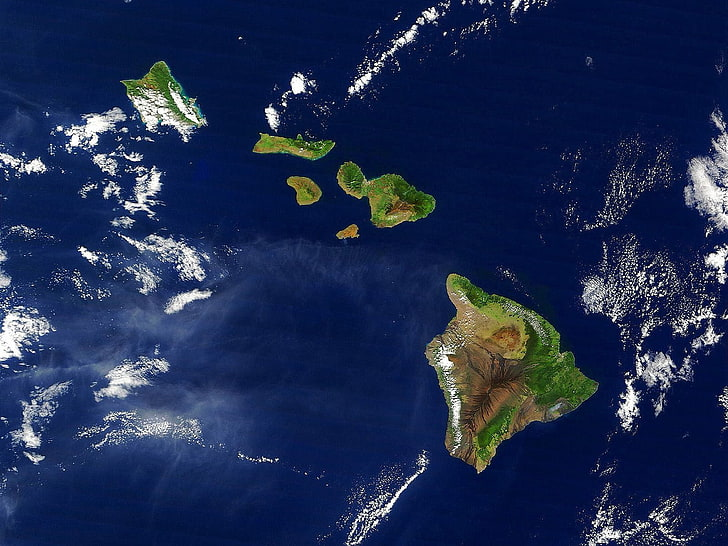
#> input picture PythonCourses/Data/hawaii_from_space.jpg, 728 x 546 px
$ jupyter execute --allow-errors 42_DataScience_SciPy.ipynb
#> lines starting #> are read from the running program, lines starting #| are printed output that depends on the picture; after the words box and inside, x2 and y2 are one past the last pixel; in counts of white or black regions, pixels touching at a corner belong together
### PythonCourses/tools.py
import os


def find_file(searched, path='.'):
    """
    Find a file at a given path

    args :
        - searched : str, searched file
        - path : str, base path, by default : '.'
    returns :
        - str, path to the searched file


    >>> find_file('diagnosis_covid19')
    '.\\Data\\diagnosis_covid19'
    """

    for root, dirs, files in os.walk(path):
        for file in files:
            if file.startswith(searched):
                return os.path.join(root, file)


# [7 lines left out: function pip_update_all, not called in this run]


# [2 lines that do not run on import are left out]

### PythonCourses/42_DataScience_SciPy.ipynb
Scipy<a id="top"></a>
===

**Sommaire**
- [1. Interpolation](#chap1scipy)
- [2. Optimize](#chap2scipy)
    - [2.1. Curve fit](#chap2-1scipy)
    - [2.2. Minimize](#chap2-2scipy)
- [3. Signal & FFT](#chap3scipy)
- [4. Images](#chap4scipy)
- [Exo : Image satellite](#exo1scipy)

[cell 1]
import numpy as np
import matplotlib.pyplot as plt
from tools import find_file

[Back to top](#top)

---

## 1. Interpolation<a id="chap1scipy"></a>

Comment gérer un trou dans des données, ou quand on a deux capteurs ne mesurant pas à la même vitesse ?

[cell 2]
from scipy.interpolate import interp1d

[cell 3]
x = np.linspace(0, 10, 5)
y = x**2

plt.plot(x, y)

[cell 4]
# On voit qu'il nous manque de la précision, on va donc interpoler.
# Il existe plusieurs type d'interpolation :
# - linear (fait une ligne entre les points)
# - quadratic
# - cubic

f = interp1d(x, y, kind='linear')

x_new = np.linspace(0, 10, 20)
y_new = f(x_new)

plt.scatter(x, y)
plt.scatter(x_new, y_new, c='r')

[cell 5]
# ATTENTION à ne pas trop interpoler et cacher une réalité :
x = np.linspace(0, 30, 10)
y = np.cos(x) + x/2

plt.plot(x, y)
#> figure, not shown here; curve peaks at x = 30, y = 15.15

[cell 6]
f = interp1d(x, y, kind='linear')

x_new = np.linspace(0, 30, 50)
y_new = f(x_new)

plt.scatter(x, y)
plt.scatter(x_new, y_new, c='r')

[cell 7]
# Alors que la réalité est plutot celle ci :
x = np.linspace(0, 30, 50)
y = np.cos(x) + x/2

plt.plot(x, y)
plt.scatter(x_new, y_new, c='r')
#> figure, not shown here; curve peaks at x = 30, y = 15.15

[Back to top](#top)

---

## 2. Optimize<a id="chap2scipy"></a>
### 2.1. Curve fit<a id="chap2-1scipy"></a>

On a un nuage de point, et on veut trouver une courbe la plus fidèle au nuage de points. Et oui, ça utilise les moindres carrés !

Créons un modèle :
$f(x) = a x^3 + b x^2 + c x + d$

[cell 8]
from scipy import optimize

[cell 9]
# on créé des data:
x = np.linspace(0, 2, 200)
y = (x**3)/3 - 2*(x**2)/3 + x/10 + 2 + np.random.randn(x.shape[0])/30

plt.scatter(x, y)

[cell 10]
# On sait que notre function est un polynome de degré 3 :
def f(x, a, b, c, d):
    return a * x**3 + b * x**2 + c * x + d

[cell 11]
# Maintenant on va tenter de trouver les paramètres :
params, covariance = optimize.curve_fit(f, x, y)
print(f"""
a :
    réel = 1/3
    trouvé = {params[0]}

b :
    réel = -2/3
    trouvé = {params[1]}

c :
    réel = 1/10
    trouvé = {params[2]}

d :
    réel = 2
    trouvé = {params[3]}
""")

[cell 12]
# Maintenant on test :
plt.scatter(x, y)
plt.plot(x, f(x, params[0], params[1], params[2], params[3]), c='r')
#> figure, not shown here; curve peaks at x = 2, y = 2.19

[Back to top](#top)

---

### 2.2. Minimize<a id="chap2-2scipy"></a>
Trouvons le minimum d'une fonction

[cell 13]
def f(x):
    return x**2/20 + np.sin(x)

x = np.linspace(-10, 10, 100)
plt.plot(x, f(x))
#> figure, not shown here; curve peaks at x = -10, y = 5.54

[cell 14]
# Il y a pleins de fonctions de minimization (c.f. la doc).
# Cependant, certaines tolèrent bien les minima locaux
# (ici en x=-7.5 par exemple), et parvienne à trouver le
# minimum global (ici x=-2 environ). D'autres n'y arrivent
# pas, comme la descente de gradient.
# testons !
optimize.minimize(f, x0=-9)  # x0 est le point de départ

[cell 15]
# x: array([-7.0688912]) aie... c'est un minimum local ça...
optimize.minimize(f, x0=0)  # Testons en 0

[cell 16]
# Mieux ! Mais on voit bien que l'algo n'est pas tolérent aux minima locaux !
x0 = 1.5
res = optimize.minimize(f, x0=x0).x

plt.plot(x, f(x))
plt.scatter(x0, f(x0), s=100, c='g', marker='+')
plt.scatter(res, f(res), s=100, c='r')
#> figure, not shown here; curve peaks at x = -10, y = 5.54

[cell 17]
# testons avec une autre fonction :
f = lambda x: np.sin(x[0]) + np.cos(x[0] + x[1]) * np.cos(x[0])

# On créé les datas
x = np.linspace(-np.pi, np.pi, 100)
y = np.linspace(-np.pi, np.pi, 100)

# On créé la grid
x, y = np.meshgrid(x, y)

plt.contour(x, y, f(np.array([x, y])), 20)

x0 = np.zeros((2, 1))
plt.scatter(x0[0], x0[1], marker='+', c='r', s=200)

#> (the rest of this cell did not finish here and is left out)

[cell 18]
# Et si on veut le max ?
# facile, on inverse la fonction !

f = lambda x: -(np.sin(x[0]) + np.cos(x[0] + x[1]) * np.cos(x[0]))

# On créé les datas
x = np.linspace(-np.pi, np.pi, 100)
y = np.linspace(-np.pi, np.pi, 100)

# On créé la grid
x, y = np.meshgrid(x, y)

plt.contour(x, y, f(np.array([x, y])), 20)

x0 = np.zeros((2, 1))
plt.scatter(x0[0], x0[1], marker='+', c='r', s=200)

#> (the rest of this cell did not finish here and is left out)

[Back to top](#top)

---

## 3. Signal & FFT<a id="chap3scipy"></a>

signal.processing

signal.fftpack : transfo de fourrier

[cell 19]
from scipy import signal

[cell 20]
# on créé des data
x = np.linspace(0, 20, 100)
y = x + 4*np.sin(x) + np.random.randn(x.shape[0])

plt.plot(x, y)
#> figure, not shown here; curve peaks at x = 20, y = 24.02

[cell 21]
# on supprime l'évolution linéaire pour ne garder que le cycle
new_y = signal.detrend(y)

plt.plot(x,  y)
plt.plot(x,  new_y)
#> figure, not shown here; curve peaks at x = 20, y = 24.02; curve peaks at x = 14.55, y = 5.81

Transformation de Fourier : technique mathématique pour extraire et analyser les fréquences d'un signal périodique, afin d'obtenir un spectre de fréquences et d'amplitude.

Scipy propose un pack pour :

[cell 22]
from scipy import fftpack

[cell 23]
x = np.linspace(0, 30, 1000)
y = 3*np.sin(x) + 2*np.sin(5*x) + np.sin(10*x) + np.random.randn(x.shape[0])

[cell 24]
fourier = fftpack.fft(y)
freq = fftpack.fftfreq(y.size)

plt.plot(freq, fourier)

[cell 25]
power = np.abs(fourier)
plt.plot(np.abs(freq), power)

Maintenant on pourrait filtrer un signal :

[cell 26]
fourier[power<100] = 0

plt.plot(np.abs(freq), np.abs(fourier))

[cell 27]
# on réinverse la fonction de Fourier pour retrouver un signal:
filtered_signal = fftpack.ifft(fourier)

plt.figure(figsize=(16,9))
plt.plot(x, y, alpha=.5, c='g')
plt.plot(x, filtered_signal)
#> figure, not shown here; curve peaks at x = 14.05, y = 7.41; curve peaks at x = 26.55, y = 5.88

[Back to top](#top)

---

## 4. Images<a id="chap4scipy"></a>

De la même manière on peut clean une image

[cell 28]
from scipy import ndimage

[cell 29]
np.random.seed(0)

x = np.zeros((32, 32))
x[10:-10, 10:-10] = 1
x[np.random.randint(0, 32, 32), np.random.randint(0, 32, 32)] = 1
plt.imshow(x)

[cell 30]
open_x = ndimage.binary_opening(x)

plt.imshow(open_x)

[Back to top](#top)

---

## Exo : Image satellite<a id="exo1scipy"></a>

[cell 31]
img = plt.imread(find_file('hawaii_from_space.jpg'))
#> img is the input picture: shape (546, 728, 3); mean R, G, B 29.5, 43.9, 80.9

"""plt.figure(figsize=(16,15))

# Rouge
plt.subplot(3, 1, 1)
plt.imshow(img[:,:,0], cmap="Reds")

# Vert
plt.subplot(3, 1, 2)
plt.imshow(img[:,:,1], cmap="Greens")

# Bleu
plt.subplot(3, 1, 3)
plt.imshow(img[:,:,2], cmap="Blues")"""

print(f"Image size : {img.shape[0]} x {img.shape[1]}")
#| Image size : 546 x 728

[cell 32]
# on applatit l'image
img_nb = (img[:,:,0]/3 + img[:,:,1]/3 + img[:,:,2]/3)//1

plt.figure(figsize=(15, 5))

# Grey
plt.subplot(1, 2, 2)
plt.imshow(img_nb, cmap="gray")

plt.subplot(1, 2, 1)
img_nb_2 = np.copy(img_nb)
plt.hist(img_nb_2.ravel(), bins=255);
#> figure, not shown here; panel 2: tallest bar 28678 high, from x = 26 to 27

[cell 33]
plt.figure(figsize=(30, 5))

color = 0
isle_r = np.copy(img[:,:,color])
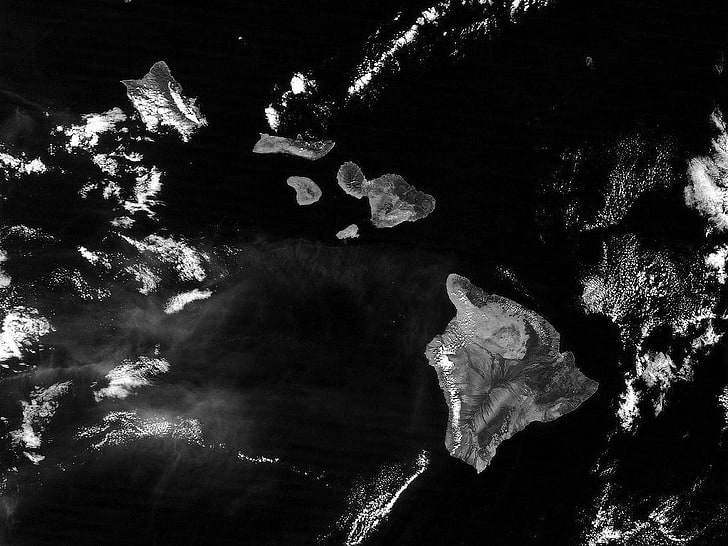
#> isle_r: shape (546, 728); min 0, max 255, mean 29.5

plt.subplot(1, 3, 1)
plt.imshow(isle_r, cmap="Reds")

plt.subplot(1, 3, 2)
plt.hist(isle_r.ravel(), bins=255);

isle_r = np.ones(img[:,:,color].shape)
isle_r[img[:,:,color] > 220] = 0
isle_r[img[:,:,color] < 70] = 0

plt.subplot(1, 3, 3)
plt.imshow(isle_r, cmap="Reds")
#> figure, not shown here; panel 2: tallest bar 40048 high, from x = 2 to 3

[cell 34]
plt.figure(figsize=(30, 5))

color = 1
isle_g = np.copy(img[:,:,color])
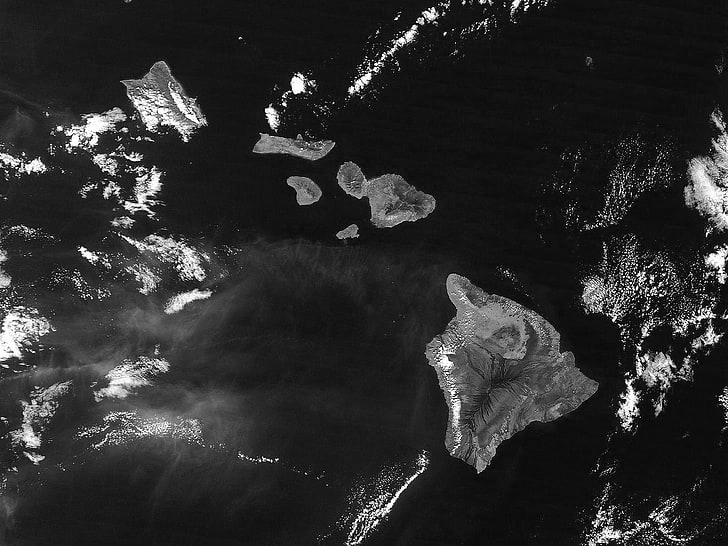
#> isle_g: shape (546, 728); min 0, max 255, mean 43.9

plt.subplot(1, 3, 1)
plt.imshow(isle_g, cmap="Greens")

plt.subplot(1, 3, 2)
plt.hist(isle_g.ravel(), bins=255);

isle_g = np.ones(img[:,:,color].shape)
isle_g[img[:,:,color] > 230] = 0
isle_g[img[:,:,color] < 50] = 0

plt.subplot(1, 3, 3)
plt.imshow(isle_g, cmap="Greens")
#> figure, not shown here; panel 2: tallest bar 19516 high, from x = 17 to 18

[cell 35]
# On va tenter d'extraire les iles, utilisons les bleu
plt.figure(figsize=(30, 5))

color = 2
isle_b = np.copy(img[:,:,color])
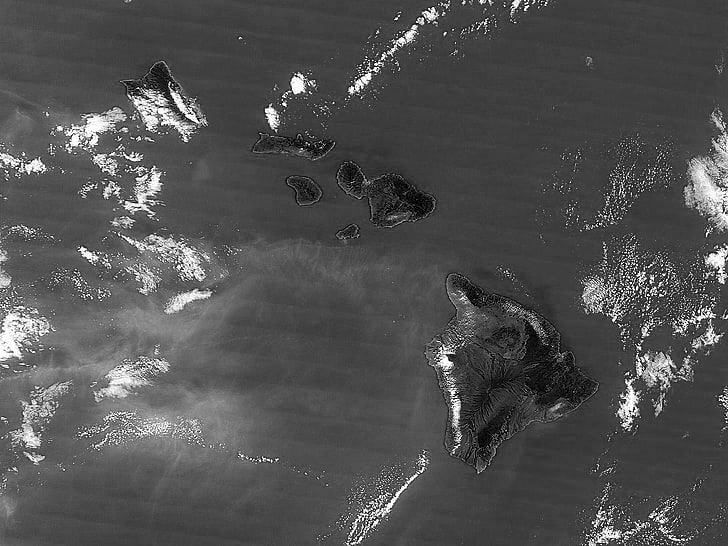
#> isle_b: shape (546, 728); min 0, max 255, mean 80.9

plt.subplot(1, 3, 1)
plt.imshow(isle_b, cmap="Blues")

plt.subplot(1, 3, 2)
plt.hist(isle_b.ravel(), bins=255);

isle_b = np.zeros(img[:,:,color].shape)
isle_b[img[:,:,color] < 40] = 1

plt.subplot(1, 3, 3)
plt.imshow(isle_b, cmap="Blues")
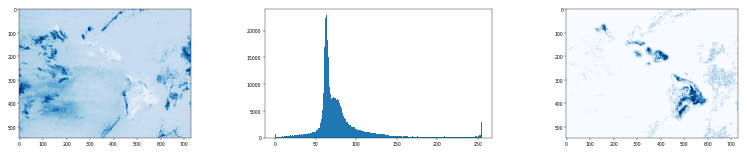
#> figure drawn by matplotlib, 3 panels; panel 2: tallest bar 22826 high, from x = 63 to 64

[cell 36]
plt.figure(figsize=(30, 10))

plt.subplot(1, 3, 1)
plt.imshow(img)


isle_mask = isle_b + isle_g + isle_r
isle_mask[isle_mask < 2] = 0
isle_mask[isle_mask > 1] = 1
plt.subplot(1, 3, 2)
plt.imshow(isle_mask, cmap="gray")


img_clean = np.copy(img)
img_clean[:,:,0] = img[:,:,0] * isle_mask
img_clean[:,:,1] = img[:,:,1] * isle_mask
img_clean[:,:,2] = img[:,:,2] * isle_mask

plt.subplot(1, 3, 3)
plt.imshow(img_clean)
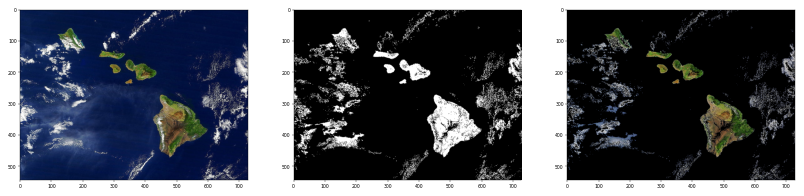
#> figure drawn by matplotlib, 3 panels

[cell 37]
plt.figure(figsize=(30, 10))

plt.subplot(1, 3, 1)
plt.imshow(img)


img_clean_gray = ndimage.binary_opening(img_clean.dot([0.07, 0.72, 0.21]))
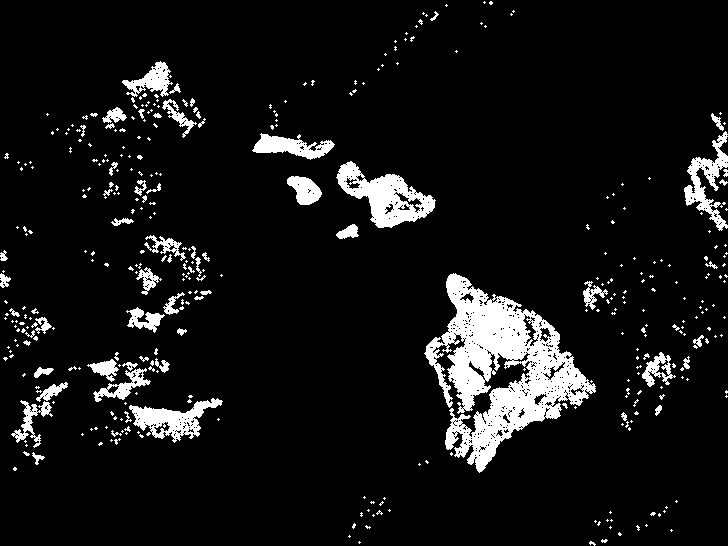
#> img_clean_gray: shape (546, 728) bool; 8.1% white; 393 white regions (322 under 20 px), largest, box (x1, y1, x2, y2) and area: (424, 273, 596, 473) 14105, (336, 161, 436, 228) 2917, (129, 398, 223, 443) 1715
plt.subplot(1, 3, 2)
plt.imshow(img_clean_gray, cmap="gray")


img_clean = np.copy(img)
img_clean[:,:,0] = img[:,:,0] * img_clean_gray
img_clean[:,:,1] = img[:,:,1] * img_clean_gray
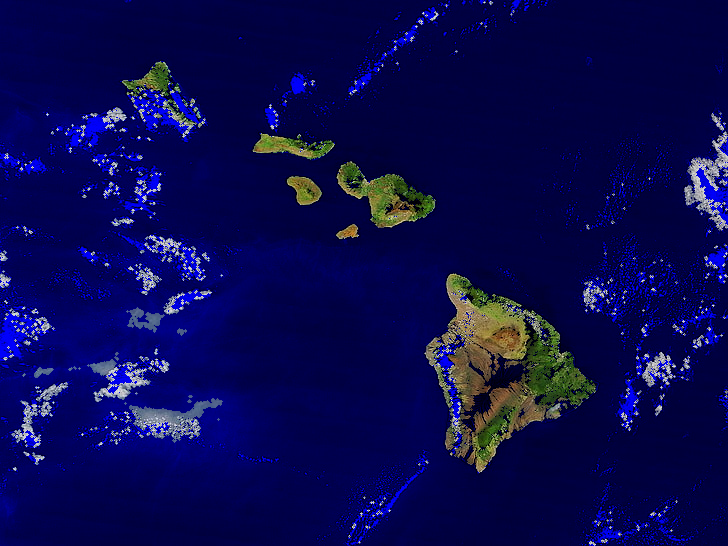
#> img_clean: shape (546, 728, 3); mean R, G, B 9.3, 9.8, 80.9
img_clean[:,:,2] = img[:,:,2] * img_clean_gray
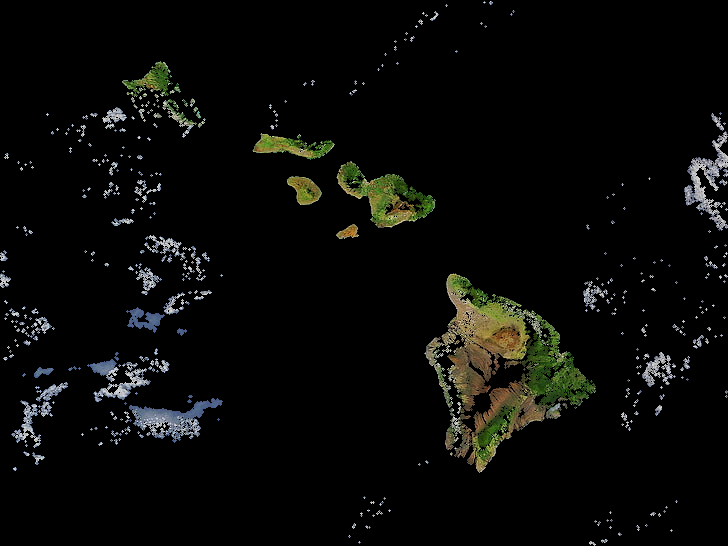
#> img_clean: shape (546, 728, 3); mean R, G, B 9.3, 9.8, 7.8

plt.subplot(1, 3, 3)
plt.imshow(img_clean)

[cell 38]
# Tentons de mettre des labels
label_image, n_labels = ndimage.label(img_clean_gray)
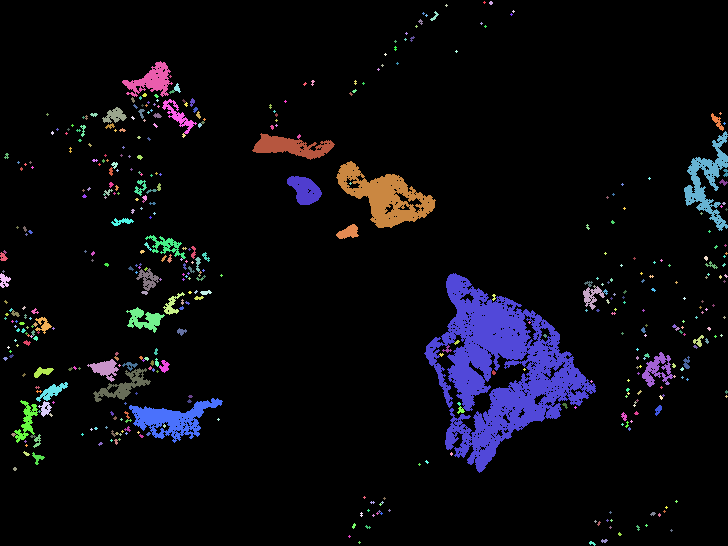
#> label_image: shape (546, 728) int32; 466 distinct labels, from 0 to 465; one colour per label, 0 black
#> n_labels = 465

print(f'{n_labels} labels créés')
#| 465 labels créés
plt.imshow(label_image)

[cell 39]
sizes = ndimage.sum(img_clean_gray, label_image, range(n_labels))
#> sizes = 465 values, max 13963 at index 211, min 0 at index 0, mean 69.06
plt.scatter(range(n_labels), sizes)
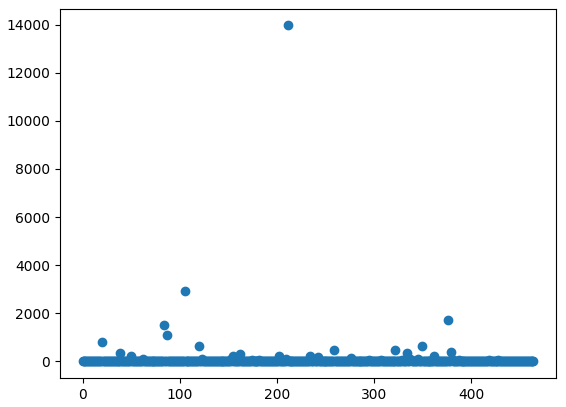
#> figure drawn by matplotlib, 1 panel
